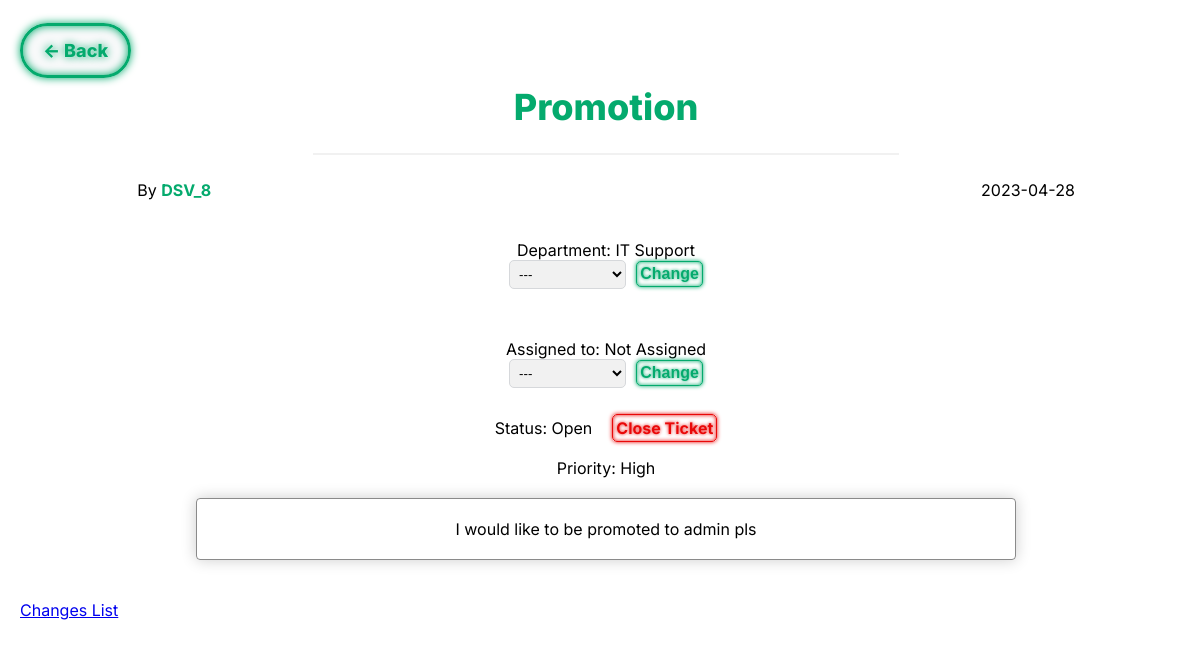
Before: /pages/ticket.php?id=3 (signed in) with the older database file.
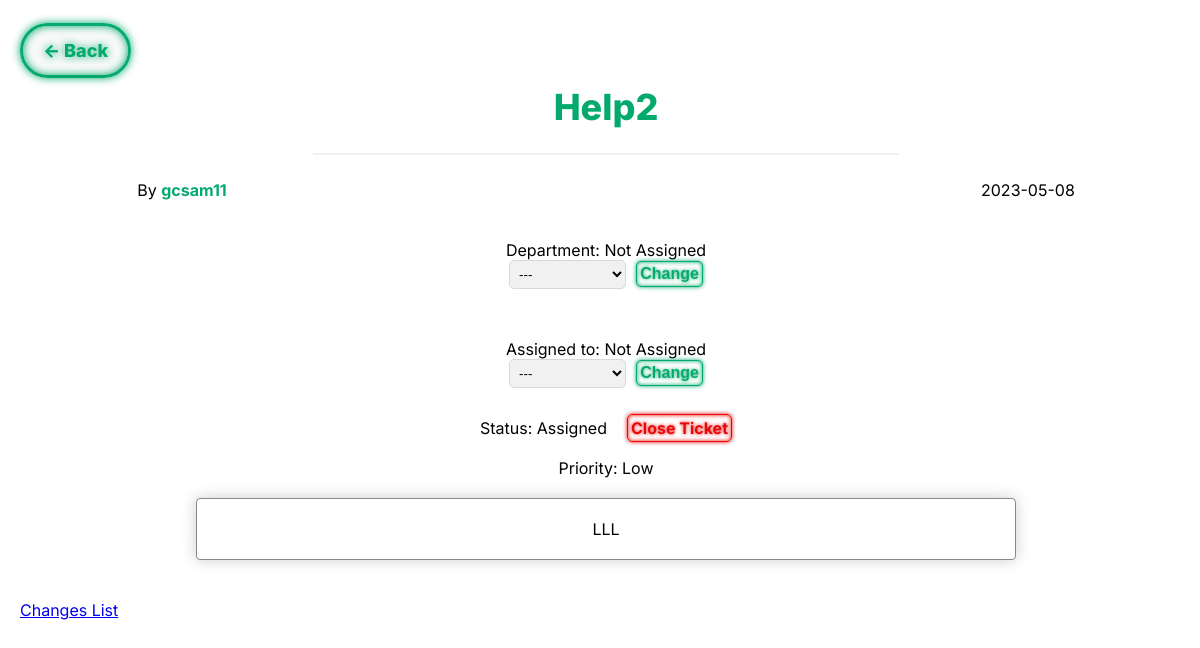
After: the same page with the newer database file.
### tables this page shows
CREATE TABLE TICKET (
    ticket_id INTEGER PRIMARY KEY AUTOINCREMENT,
    user_id INT NOT NULL,
    assigned_agent INT CHECK (assigned_agent <> user_id),
    department_id INT,
    title VARCHAR(255) NOT NULL,
    description VARCHAR(1000) NOT NULL,
    status VARCHAR(10) NOT NULL DEFAULT 'Open' CHECK (status = 'Open' OR status = 'Assigned' OR status = 'Closed'),
    priority VARCHAR(10) NOT NULL DEFAULT 'Low' CHECK (priority = 'Low' OR priority = 'Medium' OR priority = 'High'),
    date DATE NOT NULL,
    FOREIGN KEY(user_id) REFERENCES USER(user_id) ON DELETE CASCADE ON UPDATE CASCADE,
    FOREIGN KEY(department_id) REFERENCES DEPARTMENT(department_id) ON DELETE CASCADE ON UPDATE CASCADE,
    FOREIGN KEY(assigned_agent) REFERENCES USER(user_id) ON DELETE CASCADE ON UPDATE CASCADE
);

CREATE TABLE USER (
    user_id INTEGER PRIMARY KEY AUTOINCREMENT,
    department_id INT,
    name VARCHAR(255) NOT NULL,
    username VARCHAR(8) NOT NULL UNIQUE,
    email VARCHAR(255) NOT NULL UNIQUE,
    password VARCHAR(255) NOT NULL,
    type VARCHAR(10) NOT NULL DEFAULT 'Client' CHECK (type = 'Agent' OR type = 'Admin' OR type = 'Client'),
    gender VARCHAR(10) DEFAULT 'None' CHECK(gender = 'Male' or gender = 'Female' or gender = 'Other' or gender = 'None'),
    FOREIGN KEY(department_id) REFERENCES DEPARTMENT(department_id) ON DELETE CASCADE ON UPDATE CASCADE
);

CREATE TABLE DEPARTMENT (
    department_id INTEGER PRIMARY KEY AUTOINCREMENT,
    name VARCHAR(255) NOT NULL
);

### database/fetchTicket.php (called while the page is built)
<?php
    include 'connection.php';
    if(!empty($_GET['id'])){
        $stmt = $db->prepare('SELECT * FROM Ticket WHERE ticket_id = :ticket_id');
        $stmt->bindParam(':ticket_id', $_GET['id']);
        $stmt->execute();
        $row3 = $stmt->fetch();
    }
    else{
        header('Location:../pages/all_tickets.php');
    }
?>

### database/fetchUser.php (called while the page is built, shortened)
<?php
    include 'connection.php';
    $stmt = $db -> prepare('SELECT * FROM User WHERE user_id = :user_id');
    $stmt -> bindParam(':user_id', $userid);
    $stmt -> execute();
    $row = $stmt -> fetch();
?>

### database/getTicketDepartment.php (called while the page is built)
<?php
    if(!empty($row3['department_id'])){
        $stmt2 = $db -> prepare('SELECT name FROM Department WHERE department_id = :department_id');
        $stmt2 -> bindParam(':department_id', $row3['department_id']);
        $stmt2 -> execute();
        $row2 = $stmt2 -> fetch();
        $ticketdepartment = $row2['name'];
    }
    else{
        $ticketdepartment = 'Not Assigned';
    }
?>

### pages/ticket.php (the view, shortened to what the changed rows need)
<?php
    include '../database/checkSession.php';
    include '../database/fetchTicket.php';
    $ticketid = $_GET['id'];
    $userid = $row3['user_id'];
    $status = $row3['status'];
    include '../database/fetchUser.php';
?>
<!DOCTYPE html>
<html>
<head>
	<link rel="stylesheet" href="../css/ticket.css">
</head>
    <body>
        <header>
            <h1><?php echo $row3['title'] ?></h1>
            <hr>
        </header>
        <div class="ticket_content">
            <div class="ticket_info">
                <div class="ticket_username_and_date">
                    <span class="ticket_username"> By <a class="ticket_username_link" href="../pages/profile_viewer.php?id=<?php echo $row3['user_id'] ?>"><?php echo $row['username'] ?></a> </span>
                    <span class="ticket_date"> <?php echo $row3['date'] ?> </span>
                </div>
                <br><br>
                <div class="ticket_more_info">
                    <?php
                        include '../database/getTicketDepartment.php';
                        echo '<div class="ticket_department"> Department: ' . $ticketdepartment;
                        if(($_SESSION['type'] != 'Client') && ($status != 'Closed')){
                            echo '<form action="../database/alterTicketDepartment.php?id=' . $ticketid . '" method="post">';
                            echo '<button type="submit" class="changeticketdepbtn">Change</button></form>';
                        };
                        echo '</div>';
                        echo '<div class="assigned_agent"';
                        if(!empty($row3['assigned_agent'])){
                            echo '<br>Assigned to: <a class="ticket_username_link" href="../pages/profile_viewer.php?id=' . $row3['assigned_agent'] . '">';
                            $agentid = $row3['assigned_agent'];
                            include '../database/getAssignedAgent.php';
                            echo $assignedagent['username'];
                            echo '</a>';
                            if((($row3['assigned_agent'] == $_SESSION['user_id']) || ($_SESSION['type'] == 'Admin')) && ($status != 'Closed')){
                                echo '<a class="deassign" href="../database/deassign.php?id='. $ticketid .'">Deassign</a>';
                            }
                        }
                        else{
                            echo '<br><br>Assigned to: Not Assigned';
                            if(($_SESSION['type'] != 'Client') && ($status != 'Closed')){
                                if($ticketdepartment == 'Not Assigned'){
                                    echo '<form action="../database/alterAssignedAgent.php?id=' . $ticketid . '" method="post">';
                                    echo '<select id="agent" name="agent">
                                    <option value="none">---</option>';
                                    echo '<option value="not_assigned">Not Assigned</option></select>';
                                    echo '<button type="submit" class="changeassignedagentbtn">Change</button></form>';
                                }
                                else{
                                    echo '<form action="../database/alterAssignedAgent.php?id=' . $ticketid . '" method="post">';
                                    echo '<select id="agent" name="agent">
                                    <option value="none">---</option>';
                                    echo '<option value="not_assigned">Not Assigned</option></select>';
                                    echo '<button type="submit" class="changeassignedagentbtn">Change</button></form>';
                                }
                            }
                        }
                        echo '</div>';
                        echo '<br><div class="ticket_status"> Status: ' . $status;
                        if((($row3['assigned_agent'] == $_SESSION['user_id']) || $_SESSION['type'] == 'Admin') && $status != 'Closed'){
                            echo '<a class="closeticket" href="../database/closeTicket.php?id=' . $ticketid . '">Close Ticket</a>';
                        }
                        echo '</div>';
                    ?>
                    <br>
                    <div class="priority"> Priority: <?php echo $row3['priority'] ?></div>
                </div>
            </div>
            <br>
            <div class="ticket_description_container">
                <div class="ticket_description">
                    <?php echo $row3['description'] ?>
                </div>
            </div>
            <?php
                if($_SESSION['type'] != 'Client'){
                    echo '<br><br><a class="ticketchanges" href="../pages/changes_list.php?id=' . $ticketid . '">Changes List</a>';
                }
            ?>
        </div>
    </body>
</html>

Changed rows visible on the page:
removed user: username "DSV_8"
no longer on this page (row unchanged): department: name "IT Support"
changed ticket: title "Promotion" → "Help2"; date "2023-04-28" → "2023-05-08"; status "Open" → "Assigned"; priority "High" → "Low"; description "I would like to be promoted to admin pls" → "LLL"
now on this page (row edited): user: username "gcsam11"
Other visible differences:
$ticketdepartment: "IT Support" → "Not Assigned"
form field agent: (not shown) → "---"
form field agent: "---" → (not shown)
